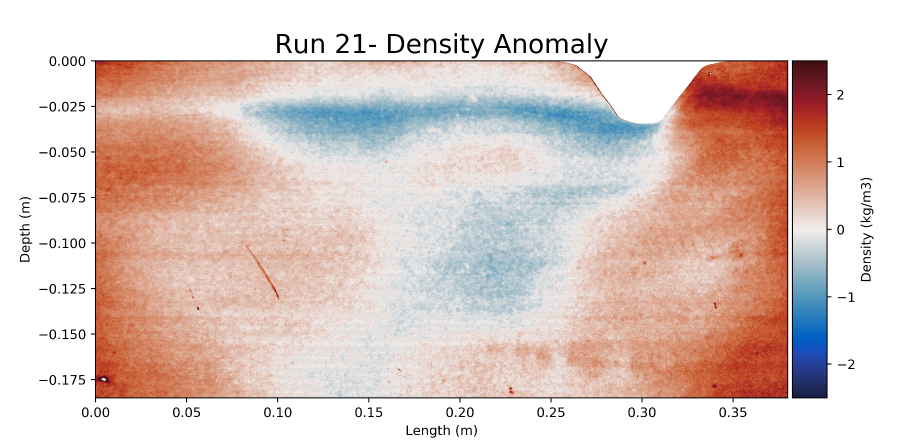
#> input picture Pictures/run_21.PNG, 1794 x 881 px (shown at 1/2 size)
$ jupyter execute --allow-errors 'Short Term Visualisation- Fixed.ipynb'   (shell and % lines are left out)
#> lines starting #> are read from the running program, lines starting #| are printed output that depends on the picture
# Small Temporal Density Variations

The following code is used to visualise density varitions from photographs of a moving ridge in the lab. The code firstly takes a background photograph, finds the density profile then compares said profile to photographs taken of the moving ridge.

[cell 1]
#notebook backend important
import matplotlib
import numpy as np
import pandas as pd
from scipy import interpolate
import matplotlib.pyplot as plt
from matplotlib.gridspec import GridSpec
from mpl_toolkits.axes_grid1 import make_axes_locatable
import os.path
import cv2
from matplotlib import rc
from tkinter.filedialog import askopenfilename
from tkinter.filedialog import askopenfilenames
import matplotlib.animation as animation
import cmocean as cmo
import time

[cell 2]
#A simple function used when clicking of photos to determine where in an array the click is
def index_find(depths,click):
    lst = depths<click
    for i,v in enumerate(lst):
        if v==True:
            return i

## Loading the data from the experiments

[cell 3]
#excel_path = askopenfilename() #path to excel doc with data
excel_path='E:/records.xlsx'
#> (the rest of this cell did not finish here and is left out)

[cell 4]

#run_num = int(input('Run number:'))
#print('Data read')
#getting data from excel doc

run_num=8

#> (the rest of this cell did not finish here and is left out)

## Analysing the background image

[cell 5]
#now choose background image, this image should not contain topography

background_path = askopenfilename()
#> the answer given: ../Pictures/run_21.PNG
b_image = cv2.imread(background_path,0)
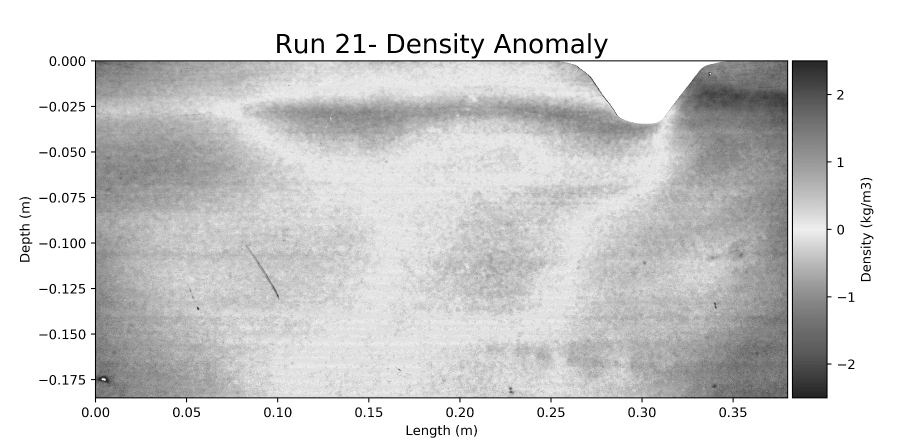
#> b_image: shape (881, 1794) (shown at 1/2 size); min 0, max 255, mean 209.9
